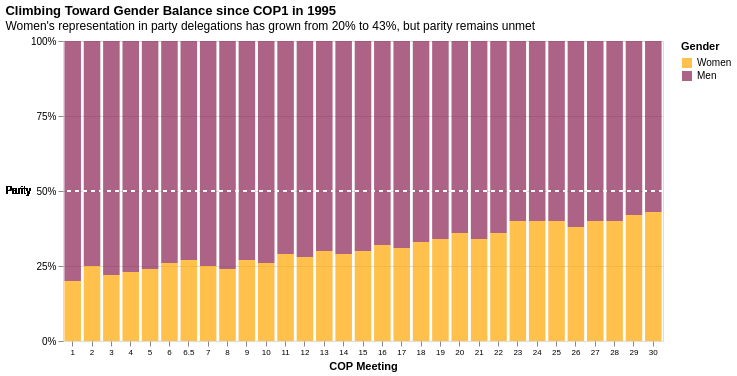

Express this chart as Vega-Lite.
### Vega-Lite specification from a JSON file in a GitHub repository (floating-point values rounded to 4 significant figures)
{"$schema": "https://vega.github.io/schema/vega-lite/v6.json", "width": 600, "title": {"text": "Climbing Toward Gender Balance since COP1 in 1995", "subtitle": "Women's representation in party delegations has grown from 20% to 43%, but parity remains unmet", "anchor": "start"}, "data": {"values": [{"COP": 1, "Gender": "Women", "Percentage": 20}, {"COP": 1, "Gender": "Men", "Percentage": 80}, {"COP": 2, "Gender": "Women", "Percentage": 25}, {"COP": 2, "Gender": "Men", "Percentage": 75}, {"COP": 3, "Gender": "Women", "Percentage": 22}, {"COP": 3, "Gender": "Men", "Percentage": 78}, {"COP": 4, "Gender": "Women", "Percentage": 23}, {"COP": 4, "Gender": "Men", "Percentage": 77}, {"COP": 5, "Gender": "Women", "Percentage": 24}, {"COP": 5, "Gender": "Men", "Percentage": 76}, {"COP": 6, "Gender": "Women", "Percentage": 26}, {"COP": 6, "Gender": "Men", "Percentage": 74}, {"COP": 6.5, "Gender": "Women", "Percentage": 27}, {"COP": 6.5, "Gender": "Men", "Percentage": 73}, {"COP": 7, "Gender": "Women", "Percentage": 25}, {"COP": 7, "Gender": "Men", "Percentage": 75}, {"COP": 8, "Gender": "Women", "Percentage": 24}, {"COP": 8, "Gender": "Men", "Percentage": 76}, {"COP": 9, "Gender": "Women", "Percentage": 27}, {"COP": 9, "Gender": "Men", "Percentage": 73}, {"COP": 10, "Gender": "Women", "Percentage": 26}, {"COP": 10, "Gender": "Men", "Percentage": 74}, {"COP": 11, "Gender": "Women", "Percentage": 29}, {"COP": 11, "Gender": "Men", "Percentage": 71}, {"COP": 12, "Gender": "Women", "Percentage": 28}, {"COP": 12, "Gender": "Men", "Percentage": 72}, {"COP": 13, "Gender": "Women", "Percentage": 30}, {"COP": 13, "Gender": "Men", "Percentage": 70}, {"COP": 14, "Gender": "Women", "Percentage": 29}, {"COP": 14, "Gender": "Men", "Percentage": 71}, {"COP": 15, "Gender": "Women", "Percentage": 30}, {"COP": 15, "Gender": "Men", "Percentage": 70}, {"COP": 16, "Gender": "Women", "Percentage": 32}, {"COP": 16, "Gender": "Men", "Percentage": 68}, {"COP": 17, "Gender": "Women", "Percentage": 31}, {"COP": 17, "Gender": "Men", "Percentage": 69}, {"COP": 18, "Gender": "Women", "Percentage": 33}, {"COP": 18, "Gender": "Men", "Percentage": 67}, {"COP": 19, "Gender": "Women", "Percentage": 34}, {"COP": 19, "Gender": "Men", "Percentage": 66}, {"COP": 20, "Gender": "Women", "Percentage": 36}, {"COP": 20, "Gender": "Men", "Percentage": 64}, {"COP": 21, "Gender": "Women", "Percentage": 34}, {"COP": 21, "Gender": "Men", "Percentage": 66}, {"COP": 22, "Gender": "Women", "Percentage": 36}, {"COP": 22, "Gender": "Men", "Percentage": 64}, {"COP": 23, "Gender": "Women", "Percentage": 40}, {"COP": 23, "Gender": "Men", "Percentage": 60}, {"COP": 24, "Gender": "Women", "Percentage": 40}, {"COP": 24, "Gender": "Men", "Percentage": 60}, {"COP": 25, "Gender": "Women", "Percentage": 40}, {"COP": 25, "Gender": "Men", "Percentage": 60}, {"COP": 26, "Gender": "Women", "Percentage": 38}, {"COP": 26, "Gender": "Men", "Percentage": 62}, {"COP": 27, "Gender": "Women", "Percentage": 40}, {"COP": 27, "Gender": "Men", "Percentage": 60}, {"COP": 28, "Gender": "Women", "Percentage": 40}, {"COP": 28, "Gender": "Men", "Percentage": 60}, {"COP": 29, "Gender": "Women", "Percentage": 42}, {"COP": 29, "Gender": "Men", "Percentage": 58}, {"COP": 30, "Gender": "Women", "Percentage": 43}, {"COP": 30, "Gender": "Men", "Percentage": 57}]}, "transform": [{"joinaggregate": [{"op": "max", "field": "Percentage", "as": "MenPercentage"}], "groupby": ["COP"]}, {"calculate": "100 - datum.MenPercentage", "as": "WomenPercentage"}], "layer": [{"mark": {"type": "bar", "opacity": 0.7, "width": {"band": 0.95}}, "encoding": {"x": {"field": "COP", "type": "ordinal", "axis": {"title": "COP Meeting", "domain": false, "labelAngle": 0, "values": [1, 2, 3, 4, 5, 6, 6.5, 7, 8, 9, 10, 11, 12, 13, 14, 15, 16, 17, 18, 19, 20, 21, 22, 23, 24, 25, 26, 27, 28, 29, 30], "labelOverlap": false, "labelFontSize": 8}}, "y": {"field": "Percentage", "type": "quantitative", "stack": "normalize", "axis": {"title": "", "domain": false, "format": "%", "values": [0, 0.25, 0.5, 0.75, 1], "labelOverlap": false}}, "color": {"field": "Gender", "type": "nominal", "scale": {"domain": ["Women", "Men"], "range": ["#FFA500", "#8B2252"]}, "legend": {"orient": "right"}}, "order": {"field": "Gender", "sort": "descending"}, "tooltip": [{"field": "COP Meeting", "title": "COP Meeting"}, {"field": "MenPercentage", "title": "Men (%)", "type": "quantitative", "format": ".0f"}, {"field": "WomenPercentage", "title": "Women (%)", "type": "quantitative", "format": ".0f"}]}}, {"mark": {"type": "rule", "strokeDash": [4, 4], "color": "white", "strokeWidth": 2}, "encoding": {"y": {"datum": 0.5}}}, {"mark": {"type": "text", "align": "right", "dx": -32, "dy": 0, "fontSize": 10, "color": "black", "fontWeight": "lighter"}, "encoding": {"y": {"datum": 0.5}, "x": {"value": 0}, "text": {"value": "Parity"}}}], "config": {}}
